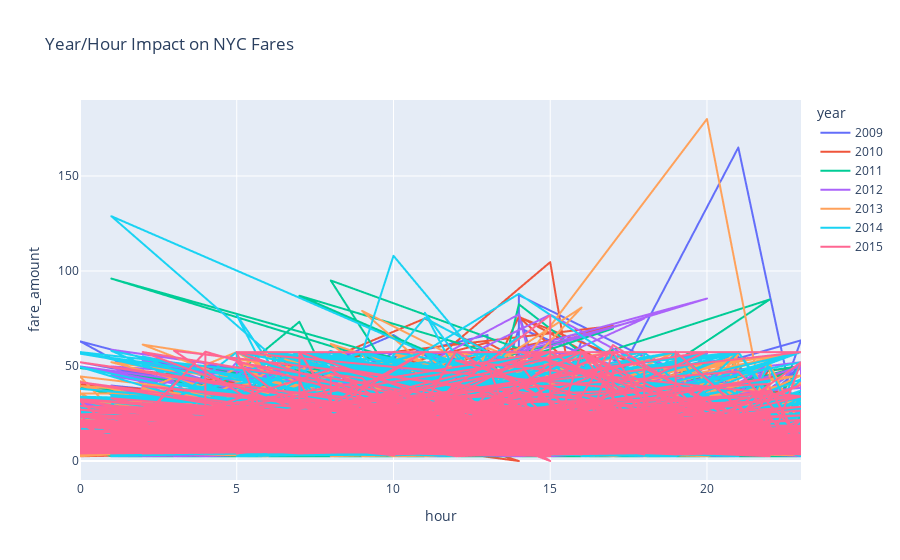

This figure's notebook cell:
### Code cell
fig = px.line(df, x="hour", y="fare_amount", color="year", title='Year/Hour Impact on NYC Fares')
fig.show()

### Figure 1 — Plotly figure (JSON) as saved in the notebook; plotly's stock layout.template omitted (floating-point values rounded to 4 significant figures; data arrays with more than 128 entries replaced by an {"elided": "..."} marker saying what was removed)
{"data": [{"hovertemplate": "year=2009<br>hour=%{x}<br>fare_amount=%{y}<extra></extra>", "legendgroup": "2009", "line": {"color": "#636efa", "dash": "solid"}, "mode": "lines", "name": "2009", "showlegend": true, "type": "scattergl", "x": {"elided": "3058 int values"}, "xaxis": "x", "y": {"elided": "3058 float values"}, "yaxis": "y"}, {"hovertemplate": "year=2010<br>hour=%{x}<br>fare_amount=%{y}<extra></extra>", "legendgroup": "2010", "line": {"color": "#EF553B", "dash": "solid"}, "mode": "lines", "name": "2010", "showlegend": true, "type": "scattergl", "x": {"elided": "3037 int values"}, "xaxis": "x", "y": {"elided": "3037 float values"}, "yaxis": "y"}, {"hovertemplate": "year=2011<br>hour=%{x}<br>fare_amount=%{y}<extra></extra>", "legendgroup": "2011", "line": {"color": "#00cc96", "dash": "solid"}, "mode": "lines", "name": "2011", "showlegend": true, "type": "scattergl", "x": {"elided": "3117 int values"}, "xaxis": "x", "y": {"elided": "3117 float values"}, "yaxis": "y"}, {"hovertemplate": "year=2012<br>hour=%{x}<br>fare_amount=%{y}<extra></extra>", "legendgroup": "2012", "line": {"color": "#ab63fa", "dash": "solid"}, "mode": "lines", "name": "2012", "showlegend": true, "type": "scattergl", "x": {"elided": "3238 int values"}, "xaxis": "x", "y": {"elided": "3238 float values"}, "yaxis": "y"}, {"hovertemplate": "year=2013<br>hour=%{x}<br>fare_amount=%{y}<extra></extra>", "legendgroup": "2013", "line": {"color": "#FFA15A", "dash": "solid"}, "mode": "lines", "name": "2013", "showlegend": true, "type": "scattergl", "x": {"elided": "3174 int values"}, "xaxis": "x", "y": {"elided": "3174 float values"}, "yaxis": "y"}, {"hovertemplate": "year=2014<br>hour=%{x}<br>fare_amount=%{y}<extra></extra>", "legendgroup": "2014", "line": {"color": "#19d3f3", "dash": "solid"}, "mode": "lines", "name": "2014", "showlegend": true, "type": "scattergl", "x": {"elided": "2929 int values"}, "xaxis": "x", "y": {"elided": "2929 float values"}, "yaxis": "y"}, {"hovertemplate": "year=2015<br>hour=%{x}<br>fare_amount=%{y}<extra></extra>", "legendgroup": "2015", "line": {"color": "#FF6692", "dash": "solid"}, "mode": "lines", "name": "2015", "showlegend": true, "type": "scattergl", "x": {"elided": "1444 int values"}, "xaxis": "x", "y": {"elided": "1444 float values"}, "yaxis": "y"}], "layout": {"legend": {"title": {"text": "year"}, "tracegroupgap": 0}, "title": {"text": "Year/Hour Impact on NYC Fares"}, "xaxis": {"anchor": "y", "domain": [0, 1], "title": {"text": "hour"}}, "yaxis": {"anchor": "x", "domain": [0, 1], "title": {"text": "fare_amount"}}}}
